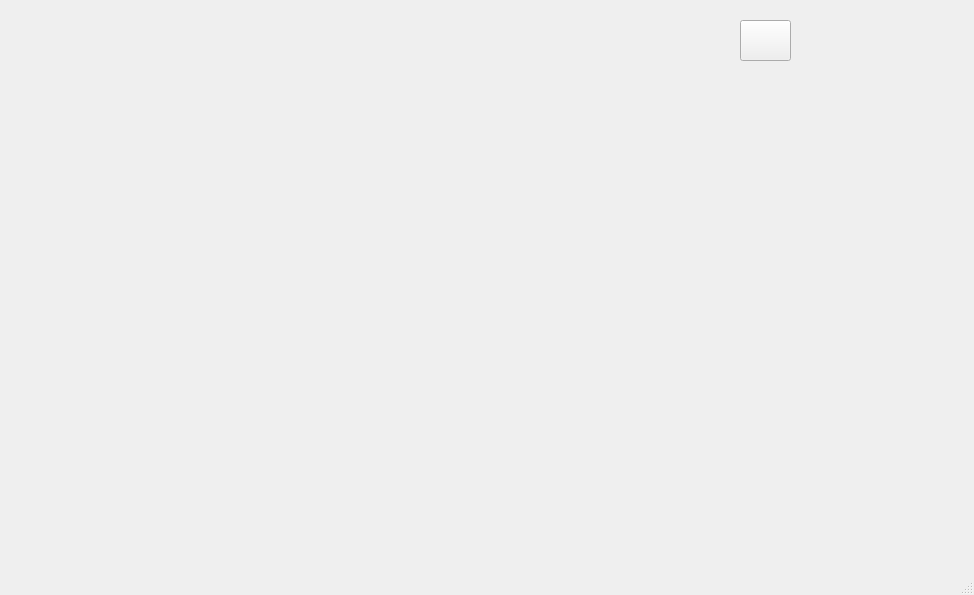
<?xml version="1.0" encoding="UTF-8"?>
<ui version="4.0">
 <class>Scene</class>
 <widget class="QMainWindow" name="Scene">
  <property name="geometry">
   <rect>
    <x>0</x>
    <y>0</y>
    <width>974</width>
    <height>595</height>
   </rect>
  </property>
  <property name="focusPolicy">
   <enum>Qt::NoFocus</enum>
  </property>
  <property name="windowTitle">
   <string>MainWindow</string>
  </property>
  <property name="styleSheet">
   <string notr="true"/>
  </property>
  <widget class="QWidget" name="centralwidget">
   <widget class="QPushButton" name="tower">
    <property name="geometry">
     <rect>
      <x>740</x>
      <y>20</y>
      <width>51</width>
      <height>41</height>
     </rect>
    </property>
    <property name="focusPolicy">
     <enum>Qt::NoFocus</enum>
    </property>
    <property name="styleSheet">
     <string notr="true">border-image:url(:/image/IMG_0487-2.png)</string>
    </property>
    <property name="text">
     <string/>
    </property>
   </widget>
  </widget>
  <widget class="QMenuBar" name="menubar">
   <property name="geometry">
    <rect>
     <x>0</x>
     <y>0</y>
     <width>974</width>
     <height>22</height>
    </rect>
   </property>
  </widget>
  <widget class="QStatusBar" name="statusbar"/>
 </widget>
 <resources/>
 <connections/>
</ui>
